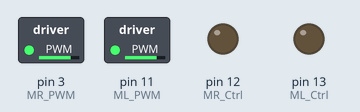
Bench run of a sketch on a simulated Arduino Uno, built with avr-gcc and run on an emulated ATmega328P. Shown: switched loads named in the sketch (green lamp = pin HIGH), output pins drawn as LEDs (lit = HIGH).

Above: at 0.05 s.
At 2.5 s:
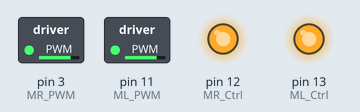
At 5.0 s:
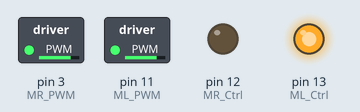
At 7.45 s:
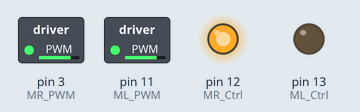
At 9.95 s:
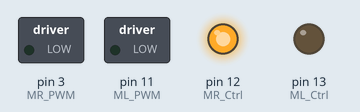
Timing chart, 0 to 13.0 s (numbered marks = the images above):
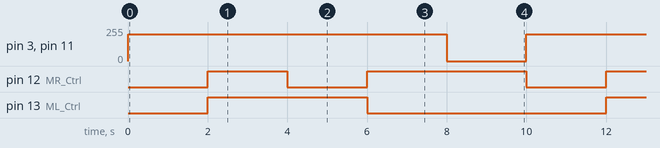

Measured:
- by itself, pin 3 (MR_PWM), pin 11 (ML_PWM): alternates 200/255 for 8.0 s and 0/255 for 2.0 s
- by itself, pin 12 (MR_Ctrl): repeats every 10.0 s: LOW 2.0 s, HIGH 4.0 s, LOW 2.0 s, HIGH 2.0 s
- by itself, pin 13 (ML_Ctrl): alternates HIGH for 4.0 s and LOW for 6.0 s

The sketch:

hello-motor.ino
```cpp
// define dinh nghia hang so
#define ML_Ctrl 13  // define the direction control pin of left motor
#define ML_PWM 11   // define the PWM control pin of left motor - toc do
#define MR_Ctrl 12  // define direction control pin of right motor
#define MR_PWM 3    // define the PWM control pin of right motor - toc do

#define UP_VALUE LOW
#define BACK_VALUE HIGH

#define SPEED 200 // The PWM value is in the range of 0-255

void setup()
{
  pinMode(ML_Ctrl, OUTPUT);
  pinMode(ML_PWM, OUTPUT);
  pinMode(MR_Ctrl, OUTPUT);
  pinMode(MR_PWM, OUTPUT);
}

void loop()
{
  // front
  runFront();
  delay(2000);

  // back
  runBack();
  delay(2000);

  // left
  runLeft();
  delay(2000);

  // right
  runRight();
  delay(2000);

  // stop
  stopped();
  delay(2000);
}

void runFront() {
  digitalWrite(ML_Ctrl, UP_VALUE);
  analogWrite(ML_PWM, SPEED);
  digitalWrite(MR_Ctrl, UP_VALUE);
  analogWrite(MR_PWM, SPEED);
}

void runBack() {
  digitalWrite(ML_Ctrl, BACK_VALUE);
  analogWrite(ML_PWM, SPEED);
  digitalWrite(MR_Ctrl, BACK_VALUE);
  analogWrite(MR_PWM, SPEED);
}

void runLeft() {
  digitalWrite(ML_Ctrl, BACK_VALUE);
  analogWrite(ML_PWM, SPEED);
  digitalWrite(MR_Ctrl, UP_VALUE);
  analogWrite(MR_PWM, SPEED);
}

void runRight() {
  digitalWrite(ML_Ctrl, UP_VALUE);
  analogWrite(ML_PWM, SPEED);
  digitalWrite(MR_Ctrl, BACK_VALUE);
  analogWrite(MR_PWM, SPEED);
}

void stopped() {
  analogWrite(ML_PWM, 0);
  analogWrite(MR_PWM, 0);
}
```
